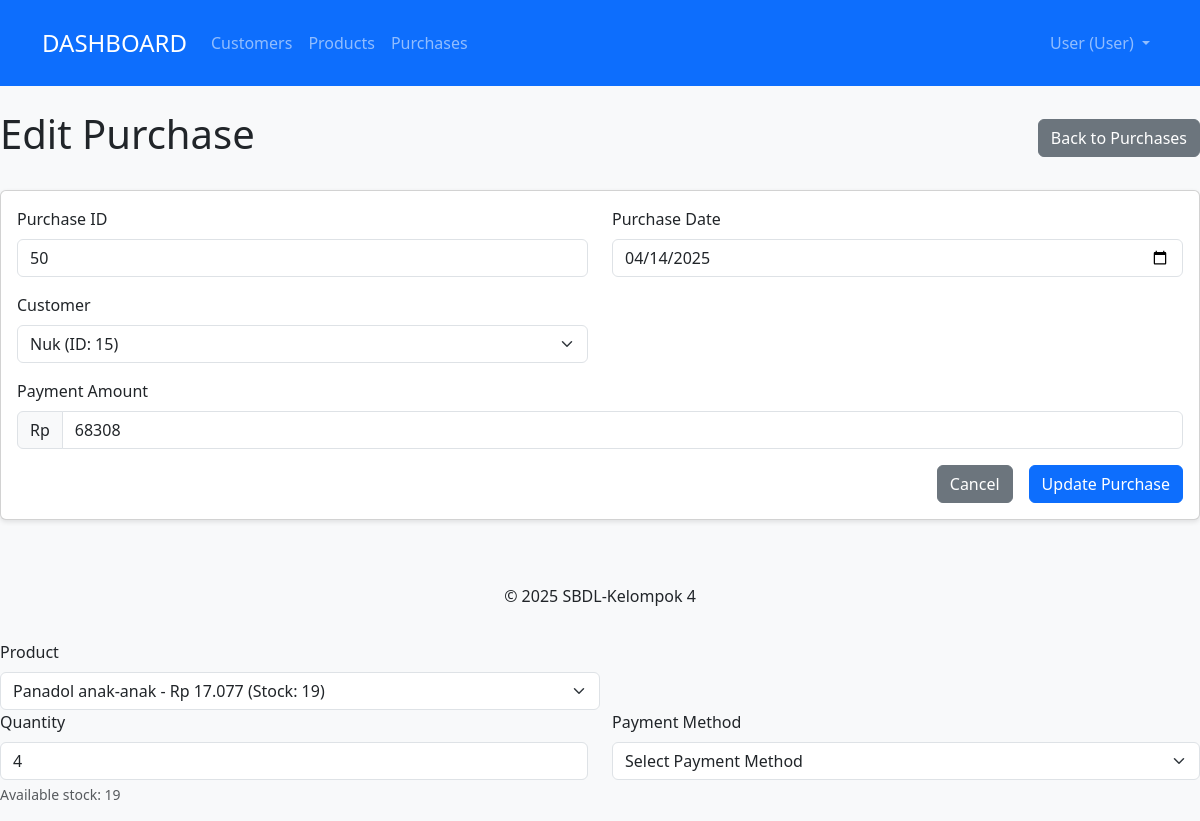
Screenshot of /admin/pages/purchase/edit.php?id=50 with the database file from the repository.
### tables this page shows
CREATE TABLE `tb_pembelian` (
  `id_pembelian` int NOT NULL,
  `id_customer` int NOT NULL,
  `id_produk` int NOT NULL,
  `jumlah_produk` int NOT NULL,
  `tanggal_pembelian` date NOT NULL,
  `metode_pembayaran` varchar(100) DEFAULT NULL,
  `jumlah_pembayaran` decimal(10,2) DEFAULT NULL,
  `alamat_penerima` varchar(255) NOT NULL
);

CREATE TABLE `tb_customer` (
  `nama_customer` varchar(100) NOT NULL,
  `id_customer` int NOT NULL,
  `alamat_customer` varchar(255) NOT NULL,
  `no_wa_cutomer` varchar(20) NOT NULL,
  `email_customer` varchar(100) NOT NULL,
  `id_login` int DEFAULT NULL,
  `foto_profil` varchar(255) NOT NULL
);

CREATE TABLE `tb_produk` (
  `id_produk` int NOT NULL,
  `nama_produk` varchar(64) NOT NULL,
  `deskripsi` text,
  `harga_produk` decimal(10,2) DEFAULT NULL,
  `stok_produk` int DEFAULT NULL,
  `jenis_produk` varchar(100) NOT NULL,
  `exp_produk` date NOT NULL,
  `gambar` varchar(255) DEFAULT NULL,
  `status_produk` enum('belum_dibeli','dalam_keranjang','sudah_dibeli') DEFAULT 'belum_dibeli'
);

### admin/pages/purchase/edit.php (the view, shortened to what this page needs)
<?php
require_once '../../../config/database.php';
$id = mysqli_real_escape_string($conn, $_GET['id']);
$query = "SELECT * FROM tb_pembelian WHERE id_pembelian = '$id'";
$result = mysqli_query($conn, $query);
$purchase = mysqli_fetch_assoc($result);
$originalQuantity = $purchase['jumlah_produk'];
$originalProductId = $purchase['id_produk'];
$customersQuery = "SELECT id_customer, nama_customer FROM tb_customer ORDER BY nama_customer";
$customersResult = mysqli_query($conn, $customersQuery);
$productsQuery = "SELECT id_produk, nama_produk, harga_produk, stok_produk FROM tb_produk ORDER BY nama_produk";
$productsResult = mysqli_query($conn, $productsQuery);
include '../includes/header.php';
?>
<div class="d-flex justify-content-between align-items-center mb-4">
    <h1>Edit Purchase</h1>
    <a href="index.php" class="btn btn-secondary">Back to Purchases</a>
</div>
<div class="card">
    <div class="card-body">
        <form method="POST" action="">
            <div class="row mb-3">
                <div class="col-md-6">
                    <label for="id_pembelian" class="form-label">Purchase ID</label>
                    <input type="text" class="form-control" id="id_pembelian" value="<?php echo htmlspecialchars($purchase['id_pembelian']); ?>" readonly>
                </div>
                <div class="col-md-6">
                    <label for="tanggal_pembelian" class="form-label">Purchase Date</label>
                    <input type="date" class="form-control" id="tanggal_pembelian" name="tanggal_pembelian" value="<?php echo htmlspecialchars($purchase['tanggal_pembelian']); ?>" required>
                </div>
            </div>
            <div class="row mb-3">
                <div class="col-md-6">
                    <label for="id_customer" class="form-label">Customer</label>
                    <select class="form-select" id="id_customer" name="id_customer" required>
                        <?php
                        mysqli_data_seek($customersResult, 0);
                        while ($customer = mysqli_fetch_assoc($customersResult)):
                        ?>
                            <option value="<?php echo $customer['id_customer']; ?>" <?php echo ($purchase['id_customer'] == $customer['id_customer']) ? 'selected' : ''; ?>>
                                <?php echo htmlspecialchars($customer['nama_customer']); ?> (ID: <?php echo $customer['id_customer']; ?>)
                            </option>
                        <?php endwhile; ?>
                    </select>
                </div>
            </div>
            <div class="mb-3">
                <label for="jumlah_pembayaran" class="form-label">Payment Amount</label>
                <div class="input-group">
                    <span class="input-group-text">Rp</span>
                    <input type="number" class="form-control" id="jumlah_pembayaran" name="jumlah_pembayaran" value="<?php echo htmlspecialchars($purchase['jumlah_pembayaran']); ?>" required>
                </div>
            </div>
            <div class="d-grid gap-2 d-md-flex justify-content-md-end">
                <a href="index.php" class="btn btn-secondary me-md-2">Cancel</a>
                <button type="submit" class="btn btn-primary">Update Purchase</button>
            </div>
        </form>
    </div>
</div>
<?php
include '../includes/footer.php';
?>
                <div class="col-md-6">
                    <label for="id_produk" class="form-label">Product</label>
                    <select class="form-select" id="id_produk" name="id_produk" required>
                        <?php
                        mysqli_data_seek($productsResult, 0);
                        while ($product = mysqli_fetch_assoc($productsResult)):
                            $availableStock = $product['stok_produk'];
                            if ($product['id_produk'] == $originalProductId) {
                                $availableStock += $originalQuantity;
                            }
                        ?>
                            <option value="<?php echo $product['id_produk']; ?>"
                                    data-price="<?php echo $product['harga_produk']; ?>"
                                    data-stock="<?php echo $availableStock; ?>"
                                    <?php echo ($purchase['id_produk'] == $product['id_produk']) ? 'selected' : ''; ?>>
                                <?php echo htmlspecialchars($product['nama_produk']); ?> - Rp <?php echo number_format($product['harga_produk'], 0, ',', '.'); ?>
                            </option>
                        <?php endwhile; ?>
                    </select>
                </div>
            <div class="row mb-3">
                <div class="col-md-6">
                    <label for="jumlah_produk" class="form-label">Quantity</label>
                    <input type="number" class="form-control" id="jumlah_produk" name="jumlah_produk" min="1" value="<?php echo htmlspecialchars($purchase['jumlah_produk']); ?>" required>
                    <div id="stock-info" class="form-text"></div>
                </div>
                <div class="col-md-6">
                    <label for="metode_pembayaran" class="form-label">Payment Method</label>
                    <select class="form-select" id="metode_pembayaran" name="metode_pembayaran" required>
                        <option value="">Select Payment Method</option>
                    </select>

### admin/assets/css/style.css (style rules this page uses)
body { background-color: #f8f9fa; }
.card { margin-bottom: 20px; box-shadow: 0 2px 5px rgba(0, 0, 0, 0.1); }

### rows the page displays
tb_pembelian: id_pembelian "50", tanggal_pembelian "04/14/2025", id_customer "Nuk (ID: 15)", jumlah_pembayaran "68308", id_produk "Panadol anak-anak - Rp 17.077 (Stock: 19)", jumlah_produk "4"
